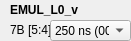
    <widget class="QWidget" name="widget_31" native="true">
     <property name="geometry">
      <rect>
       <x>270</x>
       <y>360</y>
       <width>131</width>
       <height>41</height>
      </rect>
     </property>
     <widget class="QLabel" name="label_523">
      <property name="geometry">
       <rect>
        <x>10</x>
        <y>0</y>
        <width>111</width>
        <height>20</height>
       </rect>
      </property>
      <property name="font">
       <font>
        <weight>75</weight>
        <bold>true</bold>
       </font>
      </property>
      <property name="text">
       <string>EMUL_L0_v</string>
      </property>
     </widget>
     <widget class="QLabel" name="addr_EMUL_L0_v">
      <property name="geometry">
       <rect>
        <x>10</x>
        <y>20</y>
        <width>101</width>
        <height>20</height>
       </rect>
      </property>
      <property name="text">
       <string>7B [5:4]</string>
      </property>
     </widget>
     <widget class="QComboBox" name="comboBox_EMUL_L0_v">
      <property name="geometry">
       <rect>
        <x>50</x>
        <y>20</y>
        <width>81</width>
        <height>21</height>
       </rect>
      </property>
      <item>
       <property name="text">
        <string>250 ns (00)</string>
       </property>
      </item>
      <item>
       <property name="text">
        <string>350 ns (01)</string>
       </property>
      </item>
      <item>
       <property name="text">
        <string>450 ns (10)</string>
       </property>
      </item>
      <item>
       <property name="text">
        <string>550 ns (11)</string>
       </property>
      </item>
     </widget>
    </widget>
